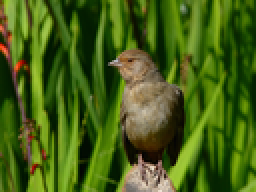
%> input picture code/leur_code/input.png, 128 x 96 px, shrunk from 800 x 600 before the run (shown 2 times larger)
$ octave demo.m   (GNU Octave 9; MATLAB toolbox functions it lacks are replaced by stand-ins)
%> lines starting %> are read from the running program, lines starting %| are printed output that depends on the picture
### code/leur_code/defocusEstimation.m
function [sparseDMap, fullDMap] = defocusEstimation(I,edgeMap,std,lambda,maxBlur)
% This function calculate the defocus map from a single defoused image
% input:
%       I             -       the input defocused image
%       edgeMap       -       the edge map of the input image
%       std           -       the standard devitation reblur gaussian1, typically std=[0.8:1]
%       lambda        -       the weight of the constraint of sparse defocus map when perform defocus map propagation
%       maxBlur       -       the max blur in the image
% output:
%       sparseDMap    -     sparse defocus map
%       fullDMap      -     full defocus map
%
% Shaojie Zhuo @ 2011

std1 = std;
std2 = 1.5*std;

%% Calculate gaussian gradient magnitude of the original and reblur images
gI=rgb2gray(I);
w1 = (2*ceil(2* std1))+1;
[X1 Y1] = meshgrid([-w1:w1]);
gx1 = g1x(X1, Y1, std1);
gy1 = g1y(X1, Y1, std1);

gimx1 = imfilter(gI, gx1,'replicate','conv','same');
gimy1 = imfilter(gI, gy1,'replicate','conv','same');
mg1=sqrt(gimx1.^2+gimy1.^2);

w2 = (2*ceil(2 * std2))+1;
[X2 Y2] = meshgrid([-w2:w2]);
gx2 = g1x(X2, Y2, std2);
gy2 = g1y(X2, Y2, std2);

gimx2 = imfilter(gI, gx2,'replicate','conv','same');
gimy2 = imfilter(gI, gy2,'replicate','conv','same');
mg2=sqrt(gimx2.^2+gimy2.^2);

gRatio=mg1./mg2;

%% Generate the sparse defocus map from the gradient magnitude ratio
idx=find(edgeMap~=0);
sparseDMap=zeros(size(gI));

for jj=1:length(idx)
    if (gRatio(idx(jj))> 1.01 && gRatio(idx(jj))<=(std2/std1))
        sparseDMap(idx(jj))=sqrt((gRatio(idx(jj)).^2*std1^2-std2^2)/(1-gRatio(idx(jj)).^2));
    end
end

%% Filter the spase defocus map to remove noise
[h,w,c]=size(I);
sparseDMap(sparseDMap>maxBlur)=maxBlur;
sd=5; % spatial sigma
sr=0.1*maxBlur; % range sigma
[sparseDMap ~]=sparseBilateralFilter(sparseDMap,I,sd,sr);
figure; imshow(sparseDMap,[]);
title('D閒ocalisation aux bords');

%% Propagate the spase defocus map based on color similarities to get full defocus map
sizeI=w*h;
constsMap=sparseDMap>0.0001;
L=getLaplacian(I,1);
D=spdiags(constsMap(:),0,sizeI,sizeI);

% try pcg if you get out of memory error using the \ solver
% x=pcg(L+lambda*D,lambda*D*sparseDMap(:),1e-6,1000);
x=(L+lambda*D)\(lambda*D*sparseDMap(:));
fullDMap=reshape(x,h,w);

### code/leur_code/sparseBilateralFilter.m
function [Ib, Id] = sparseBilateralFilter(I,G,sd,sr)
% This function perform the bilateral filtering to refind the sparse defocs
% map
%
% Shaojie Zhuo @ 2011
[h,w,c] = size(I);
[hg,hg,cg]=size(G);
oriI = I;
Ib = zeros(h,w,c);
% Gaussian spatial domain filter
wr = ceil(sd*4)+1;
f = fspecial('gaussian', wr, sd);
pnum = (wr-1)/2;
pG = padarray(G,[pnum pnum],'replicate','both');
for cc=1:c
    pI = padarray(I(:,:,cc),[pnum pnum],'replicate','both');
    for jj = pnum+1:(pnum+h)
        for kk = pnum+1:(pnum+w)
            if(I(jj-pnum,kk-pnum)>0.0001)
                % Get a local neighborhood
                winI = pI(jj-pnum:jj+pnum,kk-pnum:kk+pnum);
                winG=pG(jj-pnum:jj+pnum,kk-pnum:kk+pnum,1:cg);
                winGW = sum(exp(-(winG - winG(pnum+1,pnum+1)).^2/(sr^2*2)),3);
                newW = winGW.*f.*exp(-winI);
                index=find(winI>0.0001);
                t = sum(sum(newW(index)));
                Ib(jj-pnum,kk-pnum,cc) = sum(sum(winI(index).*newW(index)));
                if(t>0)
                    Ib(jj-pnum,kk-pnum,cc) = Ib(jj-pnum,kk-pnum,cc)/t;
                end
            end
        end
    end
end

Id = oriI ./ Ib;

### code/leur_code/getLaplacian.m
function L = getLaplacian(I, r)
%
% this function computes the matting laplacian
% adapted from Levin's code for the following paper
%
% A Closed-Form Solution to Natural Image Matting
%
% Shaojie Zhuo @ 2011
%

eps=0.0000001;
[h w c] = size(I);
N = boxfilter(ones(h, w), r);

meanI_r = boxfilter(I(:, :, 1), r) ./ N;
meanI_g = boxfilter(I(:, :, 2), r) ./ N;
meanI_b = boxfilter(I(:, :, 3), r) ./ N;

% variance of I in each local patch
%           rr, rg, rb
%   Sigma = rg, gg, gb
%           rb, gb, bb
varI_rr = boxfilter(I(:, :, 1).*I(:, :, 1), r) ./ N - meanI_r .*  meanI_r;
varI_rg = boxfilter(I(:, :, 1).*I(:, :, 2), r) ./ N - meanI_r .*  meanI_g;
varI_rb = boxfilter(I(:, :, 1).*I(:, :, 3), r) ./ N - meanI_r .*  meanI_b;
varI_gg = boxfilter(I(:, :, 2).*I(:, :, 2), r) ./ N - meanI_g .*  meanI_g;
varI_gb = boxfilter(I(:, :, 2).*I(:, :, 3), r) ./ N - meanI_g .*  meanI_b;
varI_bb = boxfilter(I(:, :, 3).*I(:, :, 3), r) ./ N - meanI_b .*  meanI_b;

wr = (2*r+1) * (2*r+1);
cc = zeros(h,w);
tlen=sum(sum(1-cc(r+1:end-r,r+1:end-r)))*(wr^2);
M_idx = reshape([1:h*w], h, w);
vals=zeros(tlen,1);
len = 0;
for y=1+r:h-r
    for x=1+r:w-r
        Sigma = [varI_rr(y, x), varI_rg(y, x), varI_rb(y, x);
            varI_rg(y, x), varI_gg(y, x), varI_gb(y, x);
            varI_rb(y, x), varI_gb(y, x), varI_bb(y, x)];
        meanI = [meanI_r(y,x), meanI_g(y,x), meanI_b(y,x)];

        Sigma = Sigma + eps * eye(3);
        win_idx = M_idx(y-r:y+r,x-r:x+r);
        win_idx=win_idx(:);

        winI=I(y-r:y+r,x-r:x+r,:);

        winI=reshape(winI,wr,c);

        % repmat is too slow, replace repmat with indexing
        % meanI(ones(wr,1),:) <=> repmat(meanI,wr,1)
        winI=winI-meanI(ones(wr,1),:);

        tvals=(1+winI*inv(Sigma)*winI')/wr;

        % win_idx(:,ones(wr,1))<=>repmat(win_idx,1,wr)
        row_idx(1+len:wr^2+len)=reshape(win_idx(:,ones(wr,1)),wr^2,1);

        % t(ones(wr,1),:)<=>repmat(win_idx',wr,1)
        t = win_idx';
        col_idx(1+len:wr^2+len)=reshape(t(ones(wr,1),:),wr^2,1);

        vals(1+len:wr^2+len)=tvals(:);
        len=len+wr^2;
    end
end

vals=vals(1:len);
row_idx=row_idx(1:len);
col_idx=col_idx(1:len);
L=sparse(row_idx,col_idx,vals,h*w,h*w);
sumL=sum(L,2);
L=spdiags(sumL(:),0,h*w,h*w)-L;

### code/leur_code/boxfilter.m
function imDst = boxfilter(imSrc, r)

%   BOXFILTER   O(1) time box filtering using cumulative sum
%
%   - Definition imDst(x, y)=sum(sum(imSrc(x-r:x+r,y-r:y+r)));
%   - Running time independent of r;
%   - Equivalent to the function: colfilt(imSrc, [2*r+1, 2*r+1], 'sliding', @sum);
%   - But much faster.

[hei, wid] = size(imSrc);
imDst = zeros(size(imSrc));

%cumulative sum over Y axis
imCum = cumsum(imSrc, 1);
%difference over Y axis
imDst(1:r+1, :) = imCum(1+r:2*r+1, :);
imDst(r+2:hei-r, :) = imCum(2*r+2:hei, :) - imCum(1:hei-2*r-1, :);
imDst(hei-r+1:hei, :) = repmat(imCum(hei, :), [r, 1]) - imCum(hei-2*r:hei-r-1, :);

%cumulative sum over X axis
imCum = cumsum(imDst, 2);
%difference over Y axis
imDst(:, 1:r+1) = imCum(:, 1+r:2*r+1);
imDst(:, r+2:wid-r) = imCum(:, 2*r+2:wid) - imCum(:, 1:wid-2*r-1);
imDst(:, wid-r+1:wid) = repmat(imCum(:, wid), [1, r]) - imCum(:, wid-2*r:wid-r-1);
end

### code/leur_code/segment1.m
function g = segment1(f,seuils)

    g = zeros(size(f));
    for i = 1:length(seuils)
        g = g + (f > seuils(i));
    end

end

### code/leur_code/SV_blur.m
function [f_sv_blur] = SV_blur(carte_defocus,f_init,maxN)
    carte_norm = (carte_defocus-min(carte_defocus(:)))./(max(carte_defocus(:))-min(carte_defocus(:)));

    f_sv_blur = zeros(size(f_init));
    f_extend = zeros(size(f_init,1)+maxN-1,size(f_init,2)+maxN-1);
    f_extend(ceil(maxN/2):size(f_init,1)+floor(maxN/2), ceil(maxN/2):size(f_init,2)+floor(maxN/2)) = f_init;
    N = numel(f_init);
    for i = 1:N
        % m,n en fonction de la carte
        sigma = 1;

        m = round(maxN*carte_norm(N));
        m = m+1-mod(m,2);

        [Gx1, Gx2] = meshgrid(linspace(-1,1,m),linspace(-1,1,m));
        H = exp(-(Gx1.^2+Gx2.^2)/(2*sigma^2));

        [x,y] = ind2sub(size(f_init),i);

        patch = f_extend(x-(m-1)/2+floor(maxN/2):x+(m-1)/2+floor(maxN/2),y-(m-1)/2+floor(maxN/2):y+(m-1)/2+floor(maxN/2)).*H;

        f_sv_blur(i) = sum(patch(:));


    end

% f_sv_blur = (f_sv_blur-min(f_sv_blur(:)))./(max(f_sv_blur(:))-min(f_sv_blur(:)));
f_sv_blur = f_sv_blur./max(f_sv_blur(:));
end

### code/leur_code/g1x.m
function g = g1x(x,y,s1)

s1sq = s1.^2;
g = -(x./(2*pi*s1sq.^2)) .* exp(-(x.^2 + y.^2)./(2*s1sq));

### code/leur_code/g1y.m
function g = g1y(x,y,s1)

s1sq = s1.^2;
g = -(y./(2*pi*s1sq.^2)) .* exp(-(x.^2 + y.^2)./(2*s1sq));

### code/leur_code/demo.m
%% read the input image
close all,clear all;
I=im2double(imread('input.png'));

%% get edge map
% Canny edge detector is used here. Other edge detectors can also be used
eth=0.1; % thershold for canny edge detector
edgeMap=edge(rgb2gray(I),'canny',eth,1);
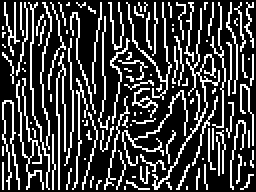
%> edgeMap: size 96x128 logical (shown 2 times larger); 24.4% white in thin lines or dots

%% estimate the defocus map
std=1;
lambda=0.005;
maxBlur=3;
tic; % about 1 mins for a 800x600 image
[sDMap, fDmap] = defocusEstimation(I,edgeMap,std,lambda,maxBlur);
%> in defocusEstimation, `gRatio=mg1./mg2;`:
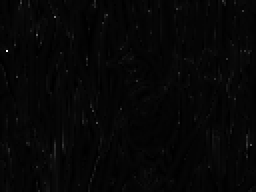
%> gRatio: size 96x128 double (shown 2 times larger); min 0.0251, max 56.14, mean 1.5; drawn with min black and max white
%> in defocusEstimation, `idx=find(edgeMap~=0);`: idx = 2996 values from 110 to 12184
%> in defocusEstimation, `sparseDMap(sparseDMap>maxBlur)=maxBlur;`: sparseDMap: size 96x128 double; min 0, max 3, mean 0.09
%> after the loop in sparseBilateralFilter, `for cc=1:c`:
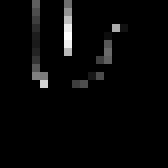
%> winI: size 21x21 double (shown 8 times larger); min 0, max 1.48, mean 0.0414; drawn with min black and max white
%> after the loop in sparseBilateralFilter, `for cc=1:c`: index = 30 values from 85 to 319; t = 0.125
%> in defocusEstimation, `constsMap=sparseDMap>0.0001;`: constsMap: size 96x128 logical; 10.7% white in thin lines or dots
%> in boxfilter, `imDst(hei-r+1:hei, :) = repmat(imCum(hei, :), [r, 1]) - imCum(hei-2*r:..`: imDst: size 96x128 double; values 2 (black) and 3 (white), 97.9% white; black in thin lines or dots
%> in boxfilter, `imDst(:, 1:r+1) = imCum(:, 1+r:2*r+1);`: imDst: size 96x128 double; min 2, max 9, mean 3.05
%> in boxfilter, `imDst(:, wid-r+1:wid) = repmat(imCum(:, wid), [1, r]) - imCum(:, wid-2..`: imDst: size 96x128 double; min 4, max 9, mean 8.89
%> in boxfilter (call 2), `imDst(hei-r+1:hei, :) = repmat(imCum(hei, :), [r, 1]) - imCum(hei-2*r:..`: imDst: size 96x128 double; min 0, max 2.8, mean 0.802
%> in boxfilter (call 2), `imDst(:, 1:r+1) = imCum(:, 1+r:2*r+1);`: imDst: size 96x128 double; min 0, max 7.54, mean 0.818
%> in boxfilter (call 2), `imDst(:, wid-r+1:wid) = repmat(imCum(:, wid), [1, r]) - imCum(:, wid-2..`: imDst: size 96x128 double; min 0.0392, max 7.54, mean 2.4
%> call 3 of boxfilter, with r = 1
%> in boxfilter (call 3), `imDst(hei-r+1:hei, :) = repmat(imCum(hei, :), [r, 1]) - imCum(hei-2*r:..`: imDst: size 96x128 double; min 0.0392, max 2.42, mean 1.12
%> in boxfilter (call 3), `imDst(:, 1:r+1) = imCum(:, 1+r:2*r+1);`:
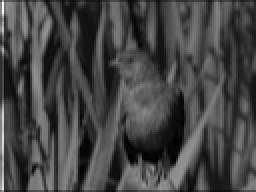
%> imDst: size 96x128 double (shown 2 times larger); min 0.0392, max 4.09, mean 1.14; drawn with min black and max white
%> in boxfilter (call 3), `imDst(:, wid-r+1:wid) = repmat(imCum(:, wid), [1, r]) - imCum(:, wid-2..`:
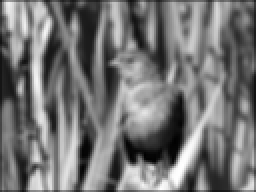
%> imDst: size 96x128 double (shown 2 times larger); min 0.263, max 7.01, mean 3.34; mean of the top-left, top-right, bottom-left and bottom-right quarters 3.14, 3.33, 3.46, 3.45; drawn with min black and max white
%> in getLaplacian, `meanI_g = boxfilter(I(:, :, 2), r) ./ N;`:
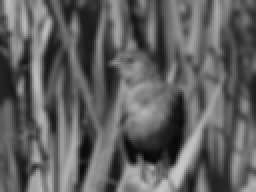
%> meanI_g: size 96x128 double (shown 2 times larger); min 0.0292, max 0.779, mean 0.376
%> call 4 of boxfilter, with r = 1
%> in boxfilter (call 4), `imDst(r+2:hei-r, :) = imCum(2*r+2:hei, :) - imCum(1:hei-2*r-1, :);`:
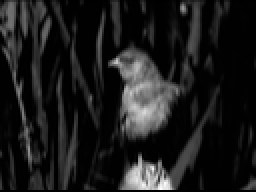
%> imDst: size 96x128 double (shown 2 times larger); min 0, max 2.22, mean 0.243; drawn with min black and max white
%> after the loop in getLaplacian, `for y=1+r:h-r`: len = 959364
toc;

%% end of their code

% segmentation : background and foreground
level = graythresh(fDmap);
%> level = 0.651
segThresh = segment1(fDmap,level);
seuil1 = fDmap >= 1;


figure; imshow(I,[]);
title('Image originale');
figure; imshow(fDmap,[0 maxBlur]);
title('Carte de d閒ocalisation');
figure; imshow(I.*(1-seuil1),[]);
% figure; imshow(I.*(1-segThresh),[]);
title('Objet en premier plan');

% background reblurring - B&W
Ibw = rgb2gray(I);
f_fond = SV_blur(fDmap,segThresh.*Ibw,9);
%> the loop in SV_blur, `for i = 1:N` made 12288 passes
%> patch on passes 1 to 3: [0 0 0; 0 0 0; 0 0 0], [0 0 0; 0 0 0; 0 0 0], [0 0 0; 0 0 0; 0 0 0]
f_rendu = segThresh.*f_fond + (1-segThresh).*Ibw ;
figure; imshow(f_rendu, []);
title('Accentuation du flou en arri鑢e-plan');

% background reblurring - color
fondR = SV_blur(fDmap,I(:,:,1),15);
%> the loop in SV_blur (call 2), `for i = 1:N` made 12288 passes
%> m on passes 1 to 3: 5, 5, 5
fondG = SV_blur(fDmap,I(:,:,2),15);
fondB = SV_blur(fDmap,I(:,:,3),15);
%> (the run ends here)
